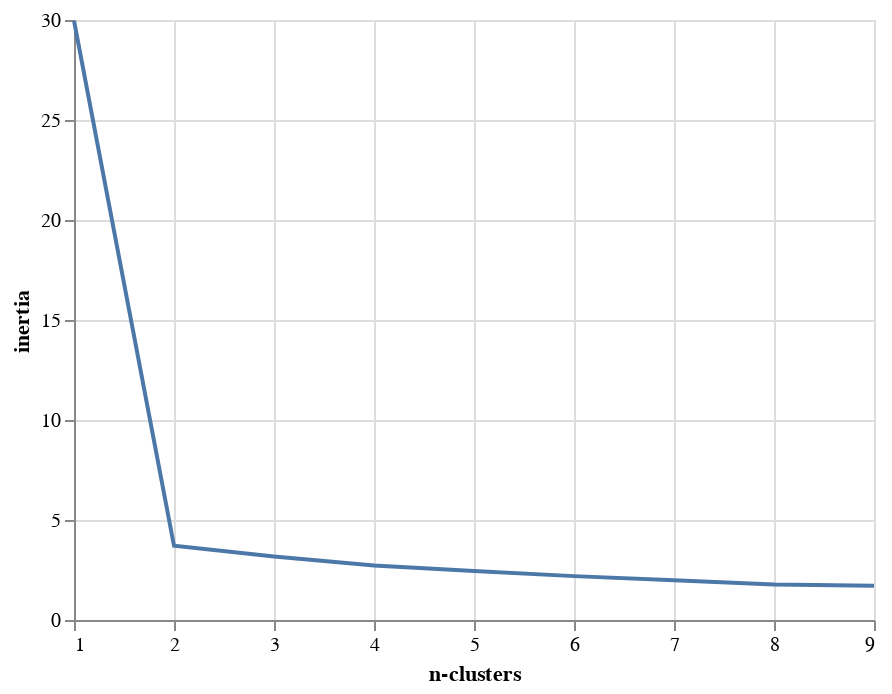

The cell this chart's notebook holds for it:
### Markdown cell above
For a range in potential factions, use the perplexity to decide which grouping makes more sense.

### Code cell
potential_clusters = pd.DataFrame([[len(i.cluster_centers_), i.inertia_] for i in potential_factions],columns=["n-clusters","inertia"])
alt.Chart(potential_clusters).mark_line().encode(x="n-clusters",y="inertia")

### Figure 1 — Vega-Lite specification as saved in the notebook (floating-point values rounded to 4 significant figures)
{"config": {"view": {"continuousWidth": 400, "continuousHeight": 300}}, "data": {"name": "data-4773541b180816d722708b4ebd89f89d"}, "mark": "line", "encoding": {"x": {"type": "quantitative", "field": "n-clusters"}, "y": {"type": "quantitative", "field": "inertia"}}, "$schema": "https://vega.github.io/schema/vega-lite/v4.8.1.json", "datasets": {"data-4773541b180816d722708b4ebd89f89d": [{"n-clusters": 1, "inertia": 29.96}, {"n-clusters": 2, "inertia": 3.711}, {"n-clusters": 3, "inertia": 3.172}, {"n-clusters": 4, "inertia": 2.72}, {"n-clusters": 5, "inertia": 2.45}, {"n-clusters": 6, "inertia": 2.194}, {"n-clusters": 7, "inertia": 1.99}, {"n-clusters": 8, "inertia": 1.775}, {"n-clusters": 9, "inertia": 1.714}]}}
